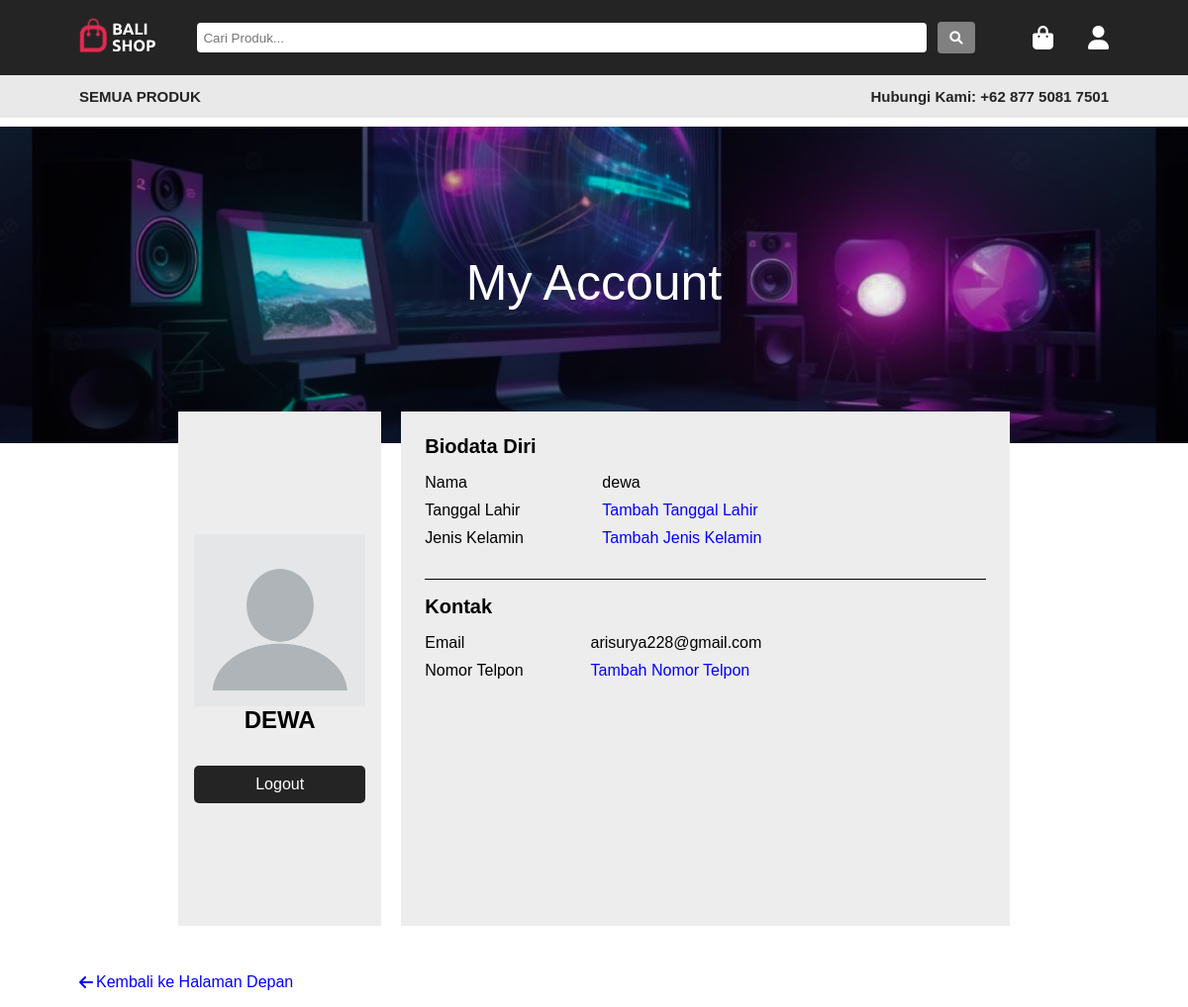
Page /myaccount.php (signed in) on the committed database.
### tables this page shows
CREATE TABLE `user` (
  `id_user` int(11) NOT NULL,
  `email` varchar(255) NOT NULL,
  `nama` varchar(255) NOT NULL,
  `password` varchar(255) NOT NULL
);

### admin/config/controller.php (called while the page is built, shortened)
<?php
include "database.php";
function select($query) {
    global $db;
      $results = mysqli_query($db,$query);
      $rows = [];
      while($row = mysqli_fetch_assoc($results)) {
          $rows[] = $row;
      }
    return $rows;
  }
?>

### myaccount.php (the view, shortened to what this page needs)
<?php
include "admin/config/app.php";
include "Layout/Navbar.php";
if(!isset($_SESSION["email"]) && !isset($_COOKIE["email"])) {
    echo "
        <script>
            document.location.href = 'login.php';
        </script>
    ";
} elseif(isset($_SESSION["email"])) {
    $email = $_SESSION["email"];
} elseif(isset($_COOKIE["email"])) {
    $_SESSION["email"] = $_COOKIE["email"];
    $email = $_SESSION["email"];
}
$data_akun = select("SELECT * FROM user WHERE email = '$email'")[0];
?>
<!DOCTYPE html>
<html lang="en">
<head>
    <link rel="stylesheet" href="style2.css" />
    <link rel="stylesheet" href="https://cdnjs.cloudflare.com/ajax/libs/font-awesome/6.0.0-beta3/css/all.min.css" />
    <link rel="stylesheet" href="https://cdn.jsdelivr.net/npm/swiper@11/swiper-bundle.min.css" />
</head>
<div class="hero2">
    <h1>My Account</h1>
</div>
<div class="main">
    <div class="fotoUser">
        <img src="asset/img/profile.webp" alt="">
        <h1><?= $data_akun["nama"] ?></h1>
        <a href="logout.php">Logout</a>
    </div>
    <div class="dataUser">
        <div class="bio">
            <h1>Biodata Diri</h1>
            <div class="containerBio">
                <div class="judulBio">
                    <h2>Nama</h2>
                    <h2>Tanggal Lahir</h2>
                    <h2>Jenis Kelamin</h2>
                </div>
                <div class="deskripsiBio">
                    <h2><?= $data_akun["nama"] ?></h2>
                    <a href="">Tambah Tanggal Lahir</a>
                    <a href="">Tambah Jenis Kelamin</a>
                </div>
            </div>
        </div>
        <div class="kontak">
            <h1>Kontak</h1>
            <div class="containerKontak">
                <div class="judulKontak">
                    <h2>Email</h2>
                    <h2>Nomor Telpon</h2>
                </div>
                <div class="deskripsiKontak">
                    <h2><?= $data_akun["email"] ?></h2>
                    <a href="">Tambah Nomor Telpon</a>
                </div>
            </div>
        </div>
    </div>
</div>
<div class="back">
    <i class="fa fa-arrow-left" aria-hidden="true"></i>
    <a href="index.php">Kembali ke Halaman Depan</a>
</div>
</body>
</html>

### style.css (style rules this page uses)
* { margin: 0; padding: 0; }
body { font-family: "Poppins", sans-serif; margin: 0; overflow-x: hidden; }

### style2.css (style rules this page uses)
* { margin: 0; padding: 0; }
body { font-family: "Poppins", sans-serif; overflow-x: hidden; }
.hero2 { margin-top: 8rem; background-image: url(asset/img/bgAccount.png); background-size: contain; background-position: center; display: flex; align-items: center; justify-content: center; height: 40vh; color: white; flex-direction: column; }
.hero2 h1 { color: white; font-weight: 400; font-size: 50px; margin-bottom: 5px; }
.main { display: flex; justify-content: center; align-items: stretch; gap: 20px; width: 70%; margin: -2rem auto; height: 65vh; margin-bottom: 2rem; box-sizing: border-box; }
.main .fotoUser { display: flex; flex-direction: column; justify-content: center; background-color: #ededed; width: 25%; padding: 0.5rem 1rem; height: 100%; box-sizing: border-box; }
.main .fotoUser h1 { text-align: center; padding-bottom: 2rem; font-size: 24px; text-transform: uppercase; }
.main .fotoUser a { background-color: #242424; color: white; padding: 10px 20px; border: none; border-radius: 5px; cursor: pointer; font-family: "Poppins", sans-serif; text-align: center; text-decoration: none; transition: background-color 0.3s ease, transform 0.3s ease; }
.main .fotoUser img { width: 100%; height: auto; }
.main .dataUser { background-color: #ededed; width: 75%; padding: 1.5rem; height: 100%; box-sizing: border-box; }
.main .dataUser .bio h1 { font-size: 20px; padding-bottom: 1rem; }
.main .dataUser .kontak h1 { font-size: 20px; padding: 1rem 0; }
.main .dataUser .bio .containerBio { display: flex; justify-content: space-between; align-items: center; padding-bottom: 2rem; border-bottom: 1px solid black; }
.main .dataUser .bio .containerBio .judulBio { display: flex; flex-direction: column; gap: 10px; }
.main .dataUser .bio .containerBio .judulBio h2 { font-size: 16px; font-weight: 400; }
.main .dataUser .bio .containerBio .deskripsiBio { display: flex; flex-direction: column; gap: 10px; padding-right: 40%; }
.main .dataUser .bio .containerBio .deskripsiBio h2 { font-size: 16px; font-weight: 400; }
.main .dataUser .bio .containerBio .deskripsiBio a { font-size: 16px; font-weight: 400; text-decoration: none; color: blue; }
.main .dataUser .kontak .containerKontak { display: flex; justify-content: space-between; align-items: center; padding-bottom: 2rem; }
.main .dataUser .kontak .containerKontak .judulKontak { display: flex; flex-direction: column; gap: 10px; }
.main .dataUser .kontak .containerKontak .judulKontak h2 { font-size: 16px; font-weight: 400; }
.main .dataUser .kontak .containerKontak .deskripsiKontak { display: flex; flex-direction: column; gap: 10px; padding-right: 40%; }
.main .dataUser .kontak .containerKontak .deskripsiKontak h2 { font-size: 16px; font-weight: 400; }
.main .dataUser .kontak .containerKontak .deskripsiKontak a { font-size: 16px; font-weight: 400; text-decoration: none; color: blue; }
.back { display: flex; gap: 3px; align-items: center; padding: 1rem 5rem; }
.back a { text-decoration: none; color: blue; font-weight: 400; }
.back i { color: blue; }

### rows in the picture
user: nama "DEWA", nama "dewa", email "arisurya228@gmail.com"
